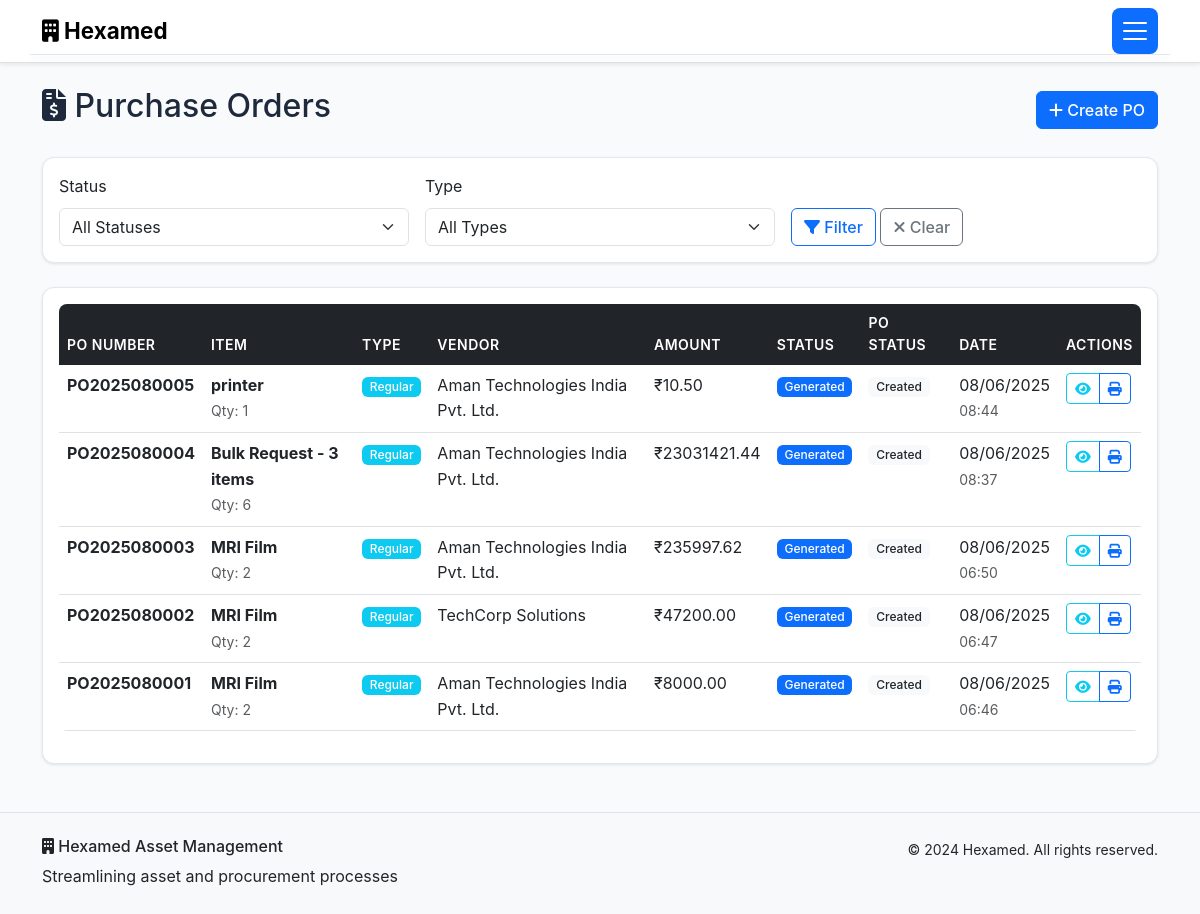
The page /purchase-orders (signed in) on the database its author committed.
### models.py (models this page shows, shortened)
class PurchaseOrder(db.Model):
    id = db.Column(db.Integer, primary_key=True)
    po_number = db.Column(db.String(100), unique=True, nullable=False)
    item_type = db.Column(db.String(20), nullable=False)  # Regular or Specific
    item_name = db.Column(db.String(200), nullable=False)
    item_description = db.Column(db.Text)
    quantity = db.Column(db.Integer, nullable=False)
    unit_price = db.Column(db.Float, nullable=False)
    total_amount = db.Column(db.Float, nullable=False)
    gst_percentage = db.Column(db.Float, default=18.0)
    gst_amount = db.Column(db.Float, nullable=False)
    grand_total = db.Column(db.Float, nullable=False)
    vendor_id = db.Column(db.Integer, db.ForeignKey('vendor.id'), nullable=False)
    vendor_name = db.Column(db.String(200), nullable=False)
    vendor_address = db.Column(db.Text)
    vendor_gst = db.Column(db.String(50))
    delivery_address = db.Column(db.Text)
    status = db.Column(db.String(50), default='Draft')  # Draft, MD Review Pending, Approved, Generated, Cancelled
    po_status = db.Column(db.String(50), default='Created')  # Created, Sent, Acknowledged, Delivered, Closed
    requires_md_approval = db.Column(db.Boolean, default=False)
    md_approved = db.Column(db.Boolean, default=False)
    md_comments = db.Column(db.Text)
    approved_by_md = db.Column(db.Integer, db.ForeignKey('user.id'))
    approved_at = db.Column(db.DateTime)
    payment_terms = db.Column(db.String(200), default='Net 30 days')
    delivery_terms = db.Column(db.String(200))
    warranty_terms = db.Column(db.Text)
    special_instructions = db.Column(db.Text)
    quotation_files = db.Column(db.Text)  # JSON array of file paths
    vendor_documents = db.Column(db.Text)  # JSON array of vendor document paths
    request_id = db.Column(db.Integer, db.ForeignKey('asset_request.id'))
    created_by = db.Column(db.Integer, db.ForeignKey('user.id'), nullable=False)
    updated_by = db.Column(db.Integer, db.ForeignKey('user.id'))
    created_at = db.Column(db.DateTime, default=datetime.utcnow)
    updated_at = db.Column(db.DateTime, default=datetime.utcnow, onupdate=datetime.utcnow)
    po_date = db.Column(db.Date, default=datetime.utcnow().date)
    expected_delivery_date = db.Column(db.Date)
    vendor = db.relationship('Vendor', backref='purchase_orders')
    request = db.relationship('AssetRequest', backref='purchase_orders')
    creator = db.relationship('User', foreign_keys=[created_by], backref='created_pos')
    updater = db.relationship('User', foreign_keys=[updated_by], backref='updated_pos')
    md_approver = db.relationship('User', foreign_keys=[approved_by_md], backref='approved_pos')

### routes.py (the view)
        def decorated_function(*args, **kwargs):
            if 'user_id' not in session:
                flash('Please log in to access this page.', 'warning')
                return redirect(url_for('login'))
            user = User.query.get(session['user_id'])
            if not user or user.role not in roles:
                flash('You do not have permission to access this page.', 'danger')
                return redirect(url_for('dashboard'))
            return f(*args, **kwargs)

### routes.py (called while the page is built)
def require_role(roles):
    def decorator(f):
        def decorated_function(*args, **kwargs):
            if 'user_id' not in session:
                flash('Please log in to access this page.', 'warning')
                return redirect(url_for('login'))
            user = User.query.get(session['user_id'])
            if not user or user.role not in roles:
                flash('You do not have permission to access this page.', 'danger')
                return redirect(url_for('dashboard'))
            return f(*args, **kwargs)
        decorated_function.__name__ = f.__name__
        return decorated_function
    return decorator

@app.route('/purchase-orders')
@require_role(['Accounts/SCM', 'Admin', 'MD'])
def view_purchase_orders():
    user = User.query.get(session['user_id'])
    page = request.args.get('page', 1, type=int)
    status = request.args.get('status', '')
    po_type = request.args.get('type', '')
    query = PurchaseOrder.query
    if status:
        query = query.filter_by(status=status)
    if po_type:
        query = query.filter_by(item_type=po_type)
    purchase_orders = query.order_by(PurchaseOrder.created_at.desc()).paginate(
        page=page, per_page=15, error_out=False)
    return render_template('purchase_orders.html',
                         purchase_orders=purchase_orders,
                         selected_status=status,
                         selected_type=po_type,
                         user=user)

### templates/purchase_orders.html (shortened to what this page needs)
{% extends "base.html" %}
{% block content %}
<div class="container my-4">
    <div class="row">
        <div class="col">
            <div class="d-flex justify-content-between align-items-center mb-4">
                <h2><i class="fas fa-file-invoice-dollar"></i> Purchase Orders</h2>
                <div>
                    {% if user.role == 'Accounts/SCM' %}
                    <a href="{{ url_for('create_purchase_order') }}" class="btn btn-primary">
                        <i class="fas fa-plus"></i> Create PO
                    </a>
                    {% endif %}
                </div>
            </div>
        </div>
    </div>
    <div class="card mb-4">
        <div class="card-body">
            <form method="GET" class="row g-3">
                <div class="col-md-4">
                    <label class="form-label">Status</label>
                    <select name="status" class="form-select">
                        <option value="">All Statuses</option>
                    </select>
                </div>
                <div class="col-md-4">
                    <label class="form-label">Type</label>
                    <select name="type" class="form-select">
                        <option value="">All Types</option>
                    </select>
                </div>
                <div class="col-md-4">
                    <label class="form-label">&nbsp;</label>
                    <div>
                        <button type="submit" class="btn btn-outline-primary">
                            <i class="fas fa-filter"></i> Filter
                        </button>
                        <a href="{{ url_for('view_purchase_orders') }}" class="btn btn-outline-secondary">
                            <i class="fas fa-times"></i> Clear
                        </a>
                    </div>
                </div>
            </form>
        </div>
    </div>
    {% if purchase_orders.items %}
    <div class="card">
        <div class="card-body">
            <div class="table-responsive">
                <table class="table table-hover">
                    <thead>
                        <tr>
                            <th>PO Number</th>
                            <th>Item</th>
                            <th>Type</th>
                            <th>Vendor</th>
                            <th>Amount</th>
                            <th>Status</th>
                            <th>PO Status</th>
                            <th>Date</th>
                            <th>Actions</th>
                        </tr>
                    </thead>
                    <tbody>
                        {% for po in purchase_orders.items %}
                        <tr>
                            <td><strong>{{ po.po_number }}</strong></td>
                            <td>
                                <div>
                                    <strong>{{ po.item_name }}</strong>
                                    <br><small class="text-muted">Qty: {{ po.quantity }}</small>
                                </div>
                            </td>
                            <td>
                                {% if po.item_type == 'Regular' %}
                                    <span class="badge bg-info">{{ po.item_type }}</span>
                                {% else %}
                                    <span class="badge bg-warning">{{ po.item_type }}</span>
                                {% endif %}
                            </td>
                            <td>{{ po.vendor_name }}</td>
                            <td>₹{{ "%.2f"|format(po.grand_total) }}</td>
                            <td>
                                {% if po.status == 'Draft' %}
                                    <span class="badge bg-secondary">{{ po.status }}</span>
                                {% elif po.status == 'MD Review Pending' %}
                                    <span class="badge bg-warning">MD Review Pending</span>
                                {% elif po.status == 'Approved' %}
                                    <span class="badge bg-success">{{ po.status }}</span>
                                {% elif po.status == 'Generated' %}
                                    <span class="badge bg-primary">{{ po.status }}</span>
                                {% elif po.status == 'MD Rejected' %}
                                    <span class="badge bg-danger">MD Rejected</span>
                                {% endif %}
                            </td>
                            <td>
                                <span class="badge bg-light text-dark">{{ po.po_status }}</span>
                            </td>
                            <td>
                                <div>
                                    {{ po.created_at.strftime('%m/%d/%Y') }}
                                    <br><small class="text-muted">{{ po.created_at.strftime('%H:%M') }}</small>
                                </div>
                            </td>
                            <td>
                                <div class="btn-group btn-group-sm">
                                    <a href="{{ url_for('view_purchase_order_detail', po_id=po.id) }}"
                                       class="btn btn-outline-info btn-sm">
                                        <i class="fas fa-eye"></i>
                                    </a>
                                    {% if user.role == 'Accounts/SCM' %}
                                        {% if po.status == 'MD Rejected' %}
                                        <a href="{{ url_for('update_po_vendor', po_id=po.id) }}"
                                           class="btn btn-outline-primary btn-sm" title="Update Vendor">
                                            <i class="fas fa-edit"></i>
                                        </a>
                                        {% elif po.status == 'Generated' %}
                                        <a href="{{ url_for('print_purchase_order', po_id=po.id) }}"
                                           class="btn btn-outline-primary btn-sm" title="Print PO" target="_blank">
                                            <i class="fas fa-print"></i>
                                        </a>
                                        {% endif %}
                                    {% endif %}
                                </div>
                            </td>
                        </tr>
                        {% endfor %}
                    </tbody>
                </table>
            </div>
        </div>
    </div>
    {% endif %}
</div>
{% endblock %}

### static/style.css (style rules this page uses)
:root { --hexamed-primary: #2563eb; --hexamed-secondary: #64748b; --hexamed-success: #00ffaa; --hexamed-warning: #ffa200; --hexamed-danger: #ff0000; --hexamed-info: #06b6d4; --hexamed-light: #f8fafc; --hexamed-dark: #465977; --hexamed-gradient: linear-gradient(135deg, #2563eb, #06b6d4); }
body { font-family: 'Inter', 'Segoe UI', Tahoma, Geneva, Verdana, sans-serif; line-height: 1.6; background-color: #f8fafc; color: #1e293b; }
.card { border: 1px solid #e2e8f0; border-radius: 0.75rem; box-shadow: 0 1px 3px rgba(0, 0, 0, 0.1); transition: all 0.3s ease; background: white; }
.btn { font-weight: 500; transition: all 0.3s ease; border-radius: 0.375rem; }
.btn-group .btn { border-radius: 0.25rem; }
.table { border-radius: 0.5rem; overflow: hidden; }
.table thead th { background-color: var(--bs-dark); color: white; border: none; font-weight: 600; text-transform: uppercase; font-size: 0.875rem; letter-spacing: 0.5px; }
.table tbody tr { transition: background-color 0.2s ease; }
.badge { font-weight: 500; font-size: 0.75rem; padding: 0.35em 0.65em; }
.form-control, .form-select { border-radius: 0.375rem; border: 1px solid var(--bs-border-color); transition: border-color 0.3s ease, box-shadow 0.3s ease; }

### rows shown on the page
PurchaseOrder: po_number "PO2025080005", item_name "printer", quantity "1", item_type "Regular", vendor_name "Aman Technologies India Pvt. Ltd.", grand_total "10.50", status "Generated", po_status "Created", created_at "08/06/2025", created_at "08:44"
PurchaseOrder: po_number "PO2025080004", item_name "Bulk Request - 3 items", quantity "6", item_type "Regular", vendor_name "Aman Technologies India Pvt. Ltd.", grand_total "23031421.44", status "Generated", po_status "Created", created_at "08/06/2025", created_at "08:37"
PurchaseOrder: po_number "PO2025080003", item_name "MRI Film", quantity "2", item_type "Regular", vendor_name "Aman Technologies India Pvt. Ltd.", grand_total "235997.62", status "Generated", po_status "Created", created_at "08/06/2025", created_at "06:50"
PurchaseOrder: po_number "PO2025080002", item_name "MRI Film", quantity "2", item_type "Regular", vendor_name "TechCorp Solutions", grand_total "47200.00", status "Generated", po_status "Created", created_at "08/06/2025", created_at "06:47"
PurchaseOrder: po_number "PO2025080001", item_name "MRI Film", quantity "2", item_type "Regular", vendor_name "Aman Technologies India Pvt. Ltd.", grand_total "8000.00", status "Generated", po_status "Created", created_at "08/06/2025", created_at "06:46"
